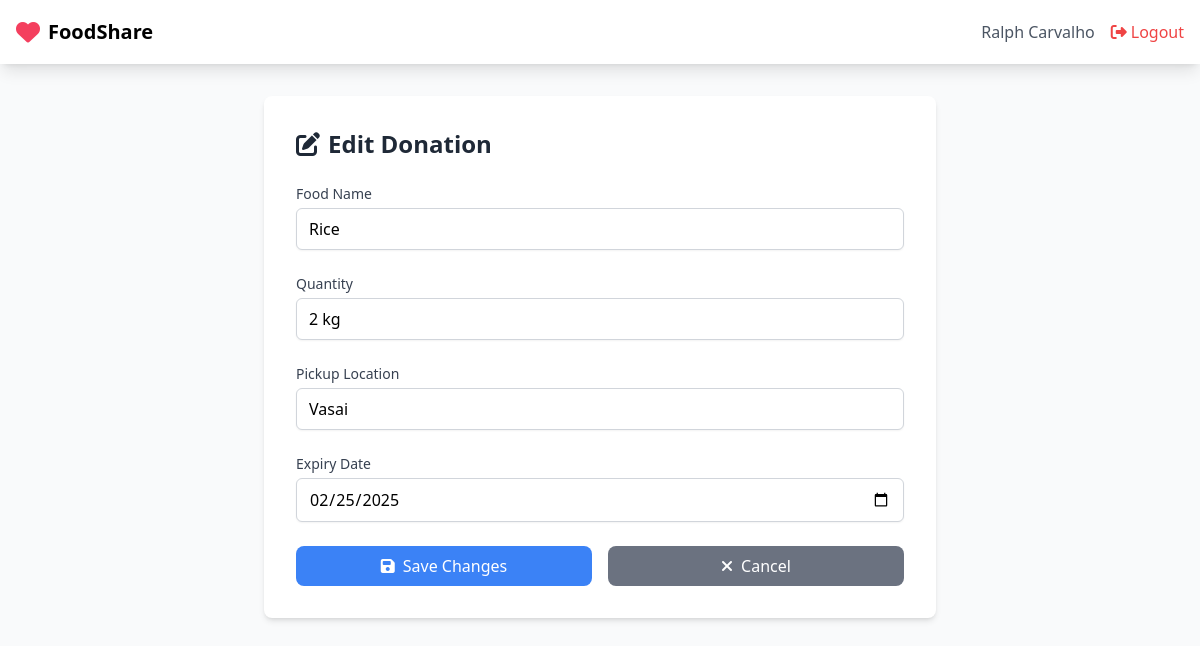
The app's page /edit-donation/1 (signed in) with its own data.
### models.py (models this page shows)
class FoodDonation(db.Model):
    __tablename__ = 'food_donations'
    id = db.Column(db.Integer, primary_key=True)
    user_id = db.Column(db.Integer, db.ForeignKey('users.id'), nullable=False, index=True)
    food_name = db.Column(db.String(100), nullable=False)
    quantity = db.Column(db.String(50), nullable=False)
    location = db.Column(db.String(200), nullable=False)
    expiry_date = db.Column(db.Date, nullable=False, index=True)
    created_at = db.Column(db.DateTime, default=datetime.utcnow)
    status = db.Column(db.String(20), default='available')
    requests = db.relationship('FoodRequest', backref='donation', lazy=True,
                             cascade="all, delete-orphan")

### app.py (the view, shortened to what this page needs)
@app.route('/edit-donation/<int:id>', methods=['GET', 'POST'])
@login_required
@role_required('donor')
def edit_donation(id):
    donation = FoodDonation.query.get_or_404(id)
    if donation.user_id != session['user_id']:
        flash('You can only edit your own donations.', 'danger')
        return redirect(url_for('manage_donations'))
    return render_template('edit_donation.html', donation=donation)

### app.py (called while the page is built)
def login_required(f):
    @wraps(f)
    def decorated_function(*args, **kwargs):
        if 'user_id' not in session:
            flash('Please login first.', 'danger')
            return redirect(url_for('login'))
        return f(*args, **kwargs)
    return decorated_function

def role_required(role):
    def decorator(f):
        @wraps(f)
        def decorated_function(*args, **kwargs):
            if session.get('role') != role:
                flash(f'Only {role}s can access this page.', 'danger')
                return redirect(url_for('dashboard'))
            return f(*args, **kwargs)
        return decorated_function
    return decorator

### templates/edit_donation.html
{% extends "base.html" %}
{% block content %}
<div class="max-w-2xl mx-auto bg-white rounded-lg shadow-md p-8">
    <h2 class="text-2xl font-bold text-gray-800 mb-6">
        <i class="fas fa-edit mr-2"></i>Edit Donation
    </h2>
    <form method="POST" class="space-y-6">
        <div>
            <label for="food_name" class="block text-sm font-medium text-gray-700">Food Name</label>
            <input type="text" id="food_name" name="food_name" required
                   value="{{ donation.food_name }}"
                   class="mt-1 block w-full px-3 py-2 border border-gray-300 rounded-md shadow-sm
                          focus:outline-none focus:ring-2 focus:ring-blue-500 focus:border-blue-500">
        </div>
        <div>
            <label for="quantity" class="block text-sm font-medium text-gray-700">Quantity</label>
            <input type="text" id="quantity" name="quantity" required
                   value="{{ donation.quantity }}"
                   class="mt-1 block w-full px-3 py-2 border border-gray-300 rounded-md shadow-sm
                          focus:outline-none focus:ring-2 focus:ring-blue-500 focus:border-blue-500">
        </div>
        <div>
            <label for="location" class="block text-sm font-medium text-gray-700">Pickup Location</label>
            <input type="text" id="location" name="location" required
                   value="{{ donation.location }}"
                   class="mt-1 block w-full px-3 py-2 border border-gray-300 rounded-md shadow-sm
                          focus:outline-none focus:ring-2 focus:ring-blue-500 focus:border-blue-500">
        </div>
        <div>
            <label for="expiry_date" class="block text-sm font-medium text-gray-700">Expiry Date</label>
            <input type="date" id="expiry_date" name="expiry_date" required
                   value="{{ donation.expiry_date.strftime('%Y-%m-%d') }}"
                   class="mt-1 block w-full px-3 py-2 border border-gray-300 rounded-md shadow-sm
                          focus:outline-none focus:ring-2 focus:ring-blue-500 focus:border-blue-500">
        </div>
        <div class="flex space-x-4">
            <button type="submit" class="flex-1 bg-blue-500 text-white px-4 py-2 rounded-lg hover:bg-blue-600">
                <i class="fas fa-save mr-2"></i>Save Changes
            </button>
            <a href="{{ url_for('manage_donations') }}"
               class="flex-1 bg-gray-500 text-white px-4 py-2 rounded-lg hover:bg-gray-600 text-center">
                <i class="fas fa-times mr-2"></i>Cancel
            </a>
        </div>
    </form>
</div>
{% endblock %}

### records on screen
FoodDonation: food_name "Rice", quantity "2 kg", location "Vasai", expiry_date "02/25/2025"

### other values on screen
{{ session['user_name'] }} "Ralph Carvalho"
